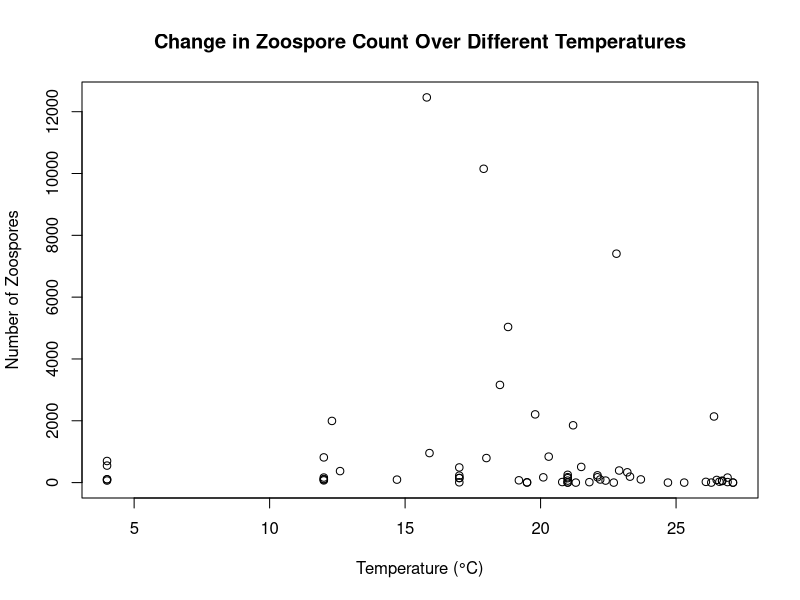
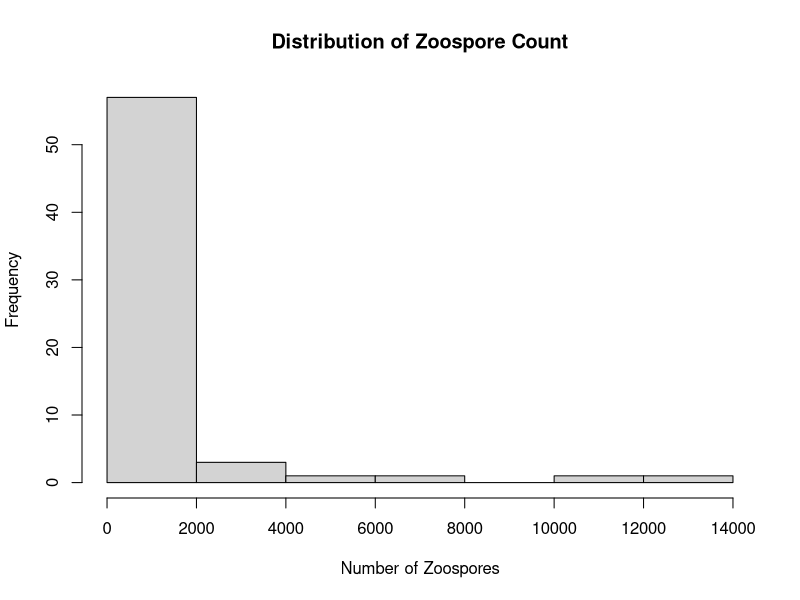

Recreate these plots in R, in order.
## ---- chunk 1
library(tidyverse)
## ---- chunk 2
data <- read.csv("Combined Chytrid Data.csv") 

# Max Temperature in the combined dataset
max(data$Temperature)
data$Zoospores <- as.integer(data$Zoospores)

# Plot of the combined zoospore and temperature data
plot(data$Temperature,data$Zoospores, 
     main = "Change in Zoospore Count Over Different Temperatures", 
     xlab = "Temperature (°C)",
     ylab = "Number of Zoospores")

# Distribution of zoospore count in the combined dataset 
hist(data$Zoospores, main = "Distribution of Zoospore Count", 
     xlab = "Number of Zoospores")
## ---- chunk 3

